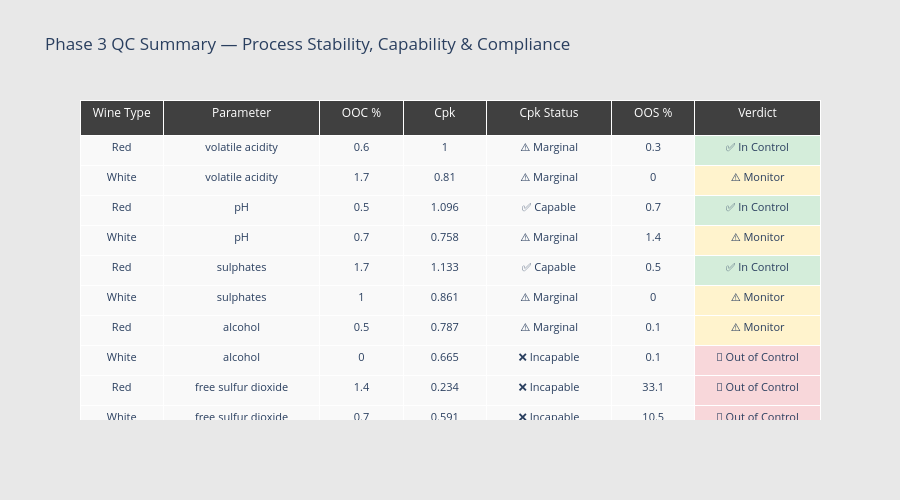

The notebook cell this image was saved under:
### Code cell
# Final QC Summary — Merge OOC, Cpk & OOS

def verdict(oos_pct, cpk):
    if oos_pct > 5 or cpk < 0.67: return '🚨 Out of Control'
    if oos_pct > 1 or cpk < 1.0:  return '⚠️ Monitor'
    return '✅ In Control'

summary_rows = []
for param, spec in spec_limits.items():
    for wtype in ['Red', 'White']:
        ooc_row = next(r for r in results if r['Parameter'] == param and r['Wine Type'] == wtype)
        cpk_row = cpk_df[(cpk_df['Parameter'] == param) & (cpk_df['Wine Type'] == wtype)].iloc[0]
        oos_row = oos_df[(oos_df['Parameter'] == param) & (oos_df['Wine Type'] == wtype)].iloc[0]

        summary_rows.append({
            'Wine Type':  wtype,
            'Parameter':  param,
            'OOC %':      ooc_row['OOC %'],
            'Cpk':        cpk_row['Cpk'],
            'Cpk Status': cpk_row['Status'],
            'OOS %':      oos_row['OOS %'],
            'Verdict':    verdict(oos_row['OOS %'], cpk_row['Cpk'])
        })

summary_df = pd.DataFrame(summary_rows)

verdict_colors = ['#f8d7da' if v == '🚨 Out of Control'
                  else '#fff3cd' if v == '⚠️ Monitor'
                  else '#d4edda' for v in summary_df['Verdict']]

fig = go.Figure(data=[go.Table(
    columnwidth=[80, 150, 80, 80, 120, 80, 120],
    header=dict(
        values=list(summary_df.columns),
        fill_color='#404040',
        font=dict(color='white', size=12),
        align='center', height=35
    ),
    cells=dict(
        values=[summary_df[col] for col in summary_df.columns],
        fill_color=[['#f9f9f9'] * len(summary_df)] * 6 + [verdict_colors],
        font=dict(size=11),
        align='center', height=30
    )
)])

fig.update_layout(
    title='Phase 3 QC Summary — Process Stability, Capability & Compliance',
    paper_bgcolor='#E8E8E8',
    height=500
)
fig.show()

print("\nPhase 3 QC Summary:")
print("=" * 75)
print(summary_df.to_string(index=False))

summary_df.to_csv('../data/processed/spc_summary.csv', index=False)
print("✅ SPC summary saved")

### Figure 1 — Plotly figure (JSON) as saved in the notebook; plotly's stock layout.template omitted (floating-point values rounded to 4 significant figures)
{"data": [{"cells": {"align": "center", "fill": {"color": [["#f9f9f9", "#f9f9f9", "#f9f9f9", "#f9f9f9", "#f9f9f9", "#f9f9f9", "#f9f9f9", "#f9f9f9", "#f9f9f9", "#f9f9f9", "#f9f9f9", "#f9f9f9"], ["#f9f9f9", "#f9f9f9", "#f9f9f9", "#f9f9f9", "#f9f9f9", "#f9f9f9", "#f9f9f9", "#f9f9f9", "#f9f9f9", "#f9f9f9", "#f9f9f9", "#f9f9f9"], ["#f9f9f9", "#f9f9f9", "#f9f9f9", "#f9f9f9", "#f9f9f9", "#f9f9f9", "#f9f9f9", "#f9f9f9", "#f9f9f9", "#f9f9f9", "#f9f9f9", "#f9f9f9"], ["#f9f9f9", "#f9f9f9", "#f9f9f9", "#f9f9f9", "#f9f9f9", "#f9f9f9", "#f9f9f9", "#f9f9f9", "#f9f9f9", "#f9f9f9", "#f9f9f9", "#f9f9f9"], ["#f9f9f9", "#f9f9f9", "#f9f9f9", "#f9f9f9", "#f9f9f9", "#f9f9f9", "#f9f9f9", "#f9f9f9", "#f9f9f9", "#f9f9f9", "#f9f9f9", "#f9f9f9"], ["#f9f9f9", "#f9f9f9", "#f9f9f9", "#f9f9f9", "#f9f9f9", "#f9f9f9", "#f9f9f9", "#f9f9f9", "#f9f9f9", "#f9f9f9", "#f9f9f9", "#f9f9f9"], ["#d4edda", "#fff3cd", "#d4edda", "#fff3cd", "#d4edda", "#fff3cd", "#fff3cd", "#f8d7da", "#f8d7da", "#f8d7da", "#fff3cd", "#d4edda"]]}, "font": {"size": 11}, "height": 30, "values": [["Red", "White", "Red", "White", "Red", "White", "Red", "White", "Red", "White", "Red", "White"], ["volatile acidity", "volatile acidity", "pH", "pH", "sulphates", "sulphates", "alcohol", "alcohol", "free sulfur dioxide", "free sulfur dioxide", "chlorides", "chlorides"], [0.6, 1.7, 0.5, 0.7, 1.7, 1, 0.5, 0, 1.4, 0.7, 1.9, 2.1], [1, 0.81, 1.096, 0.758, 1.133, 0.861, 0.787, 0.665, 0.234, 0.591, 1.108, 1.112], ["⚠️ Marginal", "⚠️ Marginal", "✅ Capable", "⚠️ Marginal", "✅ Capable", "⚠️ Marginal", "⚠️ Marginal", "❌ Incapable", "❌ Incapable", "❌ Incapable", "✅ Capable", "✅ Capable"], [0.3, 0, 0.7, 1.4, 0.5, 0, 0.1, 0.1, 33.1, 10.5, 2.6, 0.3], ["✅ In Control", "⚠️ Monitor", "✅ In Control", "⚠️ Monitor", "✅ In Control", "⚠️ Monitor", "⚠️ Monitor", "🚨 Out of Control", "🚨 Out of Control", "🚨 Out of Control", "⚠️ Monitor", "✅ In Control"]]}, "columnwidth": [80, 150, 80, 80, 120, 80, 120], "header": {"align": "center", "fill": {"color": "#404040"}, "font": {"color": "white", "size": 12}, "height": 35, "values": ["Wine Type", "Parameter", "OOC %", "Cpk", "Cpk Status", "OOS %", "Verdict"]}, "type": "table"}], "layout": {"height": 500, "paper_bgcolor": "#E8E8E8", "title": {"text": "Phase 3 QC Summary — Process Stability, Capability & Compliance"}}}
